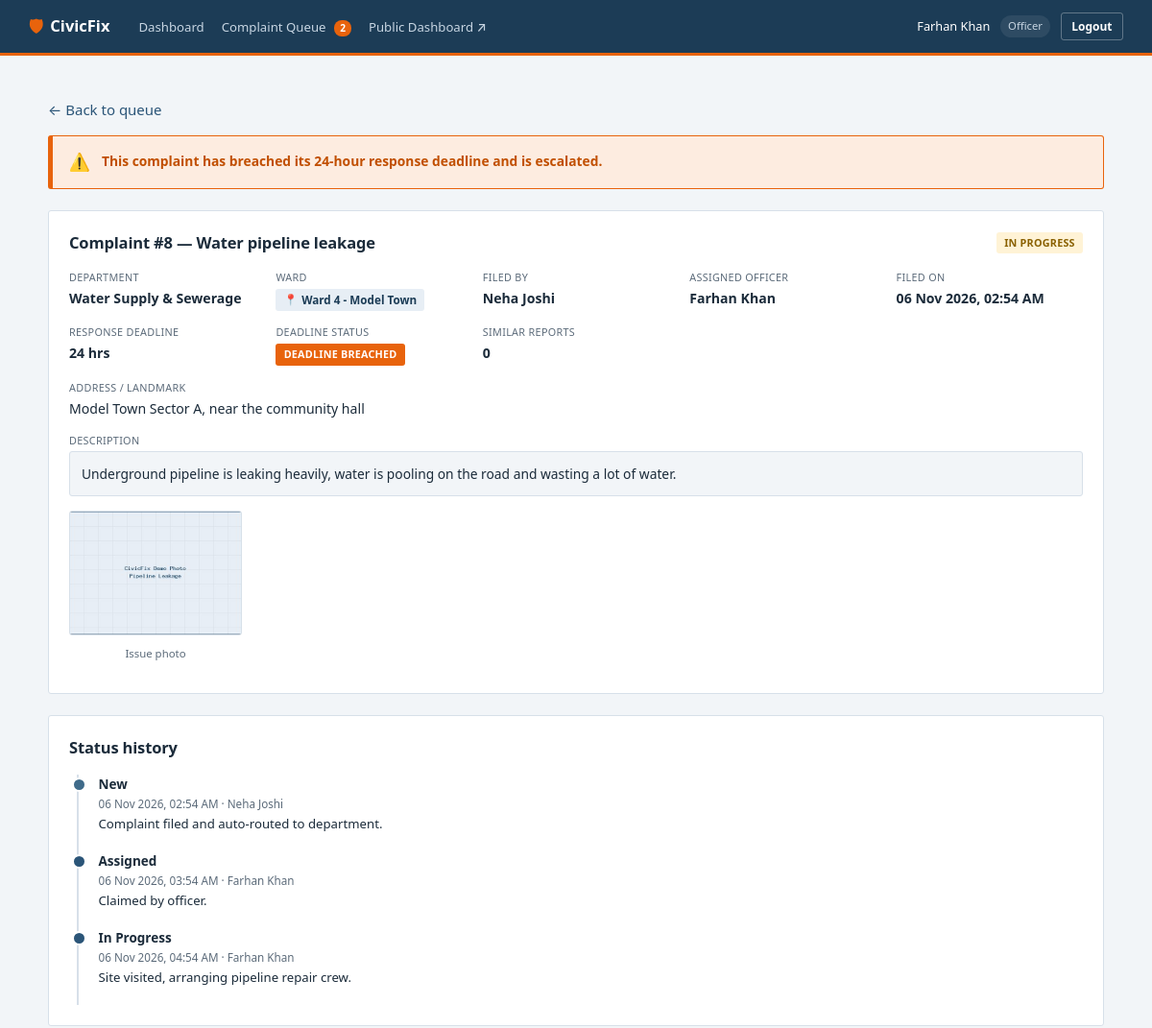
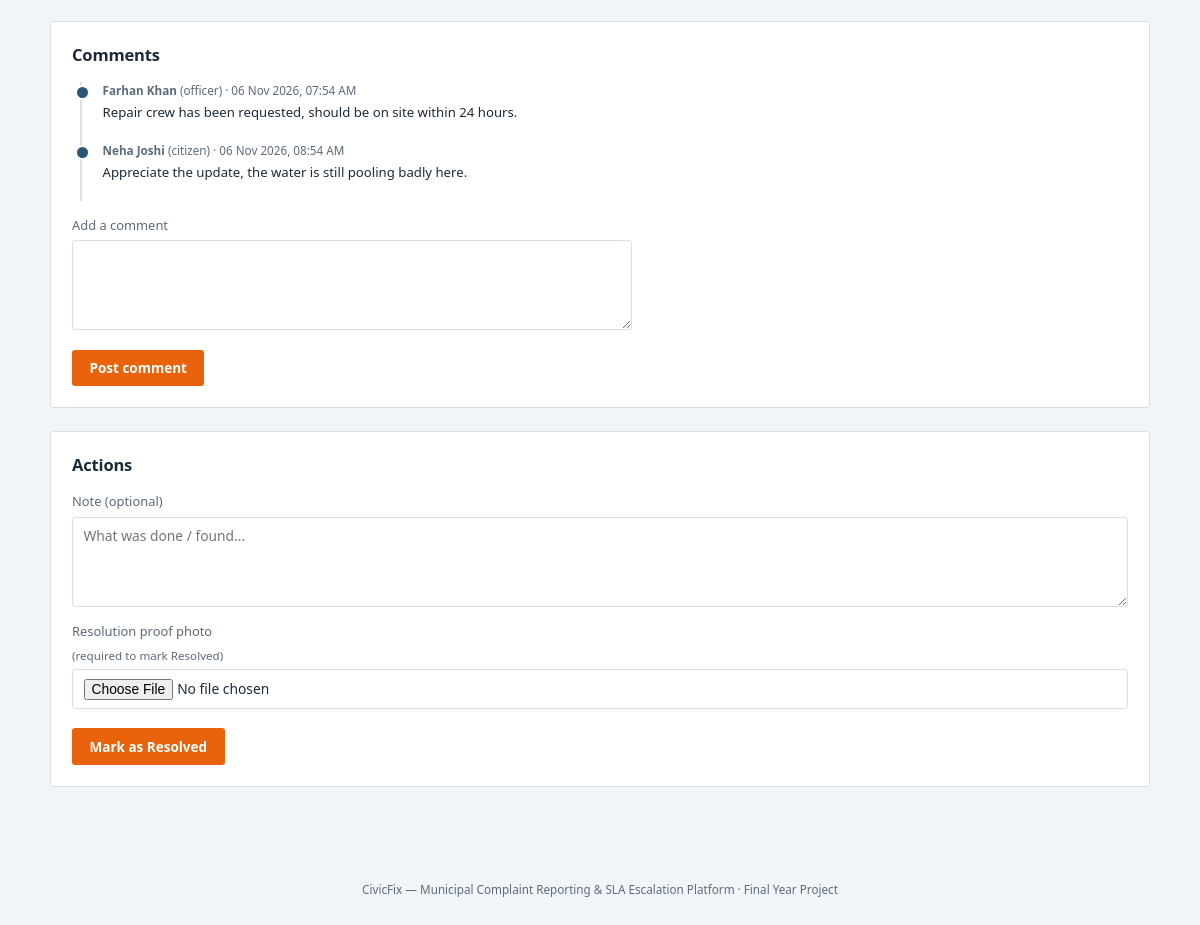
Screenshot of /index.php?route=officer/complaints/view&id=8 (signed in) with the database file from the repository (2 pictures, top to bottom).
### tables this page shows
CREATE TABLE categories (
    id            INT AUTO_INCREMENT PRIMARY KEY,
    name          VARCHAR(150) NOT NULL,
    department_id INT NOT NULL,
    sla_hours     INT NOT NULL,            
    created_at    TIMESTAMP NOT NULL DEFAULT CURRENT_TIMESTAMP,
    FOREIGN KEY (department_id) REFERENCES departments(id),
    KEY idx_categories_department (department_id)
);

CREATE TABLE complaints (
    id                      INT AUTO_INCREMENT PRIMARY KEY,
    citizen_id              INT NOT NULL,
    category_id             INT NOT NULL,
    department_id           INT NOT NULL,    
    ward_id                 INT NOT NULL,
    address_line            VARCHAR(255) NOT NULL,
    description             TEXT NOT NULL,
    photo_path              VARCHAR(255) NULL,
    status                  ENUM('new','assigned','in_progress','resolved','closed') NOT NULL DEFAULT 'new',
    assigned_officer_id     INT NULL,
    resolution_photo_path   VARCHAR(255) NULL,
    resolved_at             DATETIME NULL,
    closed_at               DATETIME NULL,
    citizen_rating          TINYINT UNSIGNED NULL,           
    citizen_rating_comment  VARCHAR(500) NULL,
    reopen_count            TINYINT UNSIGNED NOT NULL DEFAULT 0,  
    created_at              TIMESTAMP NOT NULL DEFAULT CURRENT_TIMESTAMP,
    FOREIGN KEY (citizen_id) REFERENCES users(id),
    FOREIGN KEY (category_id) REFERENCES categories(id),
    FOREIGN KEY (department_id) REFERENCES departments(id),
    FOREIGN KEY (ward_id) REFERENCES wards(id),
    FOREIGN KEY (assigned_officer_id) REFERENCES users(id),
    KEY idx_complaints_department_status (department_id, status),
    KEY idx_complaints_citizen (citizen_id),
    KEY idx_complaints_ward (ward_id),
    KEY idx_complaints_status (status)
);

CREATE TABLE departments (
    id            INT AUTO_INCREMENT PRIMARY KEY,
    name          VARCHAR(120) NOT NULL UNIQUE,
    description   VARCHAR(255) NULL,
    created_at    TIMESTAMP NOT NULL DEFAULT CURRENT_TIMESTAMP
);

CREATE TABLE wards (
    id            INT AUTO_INCREMENT PRIMARY KEY,
    name          VARCHAR(100) NOT NULL UNIQUE,
    created_at    TIMESTAMP NOT NULL DEFAULT CURRENT_TIMESTAMP
);

CREATE TABLE users (
    id            INT AUTO_INCREMENT PRIMARY KEY,
    name          VARCHAR(100) NOT NULL,
    email         VARCHAR(150) NOT NULL UNIQUE,
    password      VARCHAR(255) NOT NULL,
    role          ENUM('super_admin','officer','citizen') NOT NULL,
    phone         VARCHAR(20) NULL,
    department_id INT NULL,                
    status        ENUM('active','inactive') NOT NULL DEFAULT 'active',
    created_at    TIMESTAMP NOT NULL DEFAULT CURRENT_TIMESTAMP
);

CREATE TABLE complaint_status_history (
    id            INT AUTO_INCREMENT PRIMARY KEY,
    complaint_id  INT NOT NULL,
    status        ENUM('new','assigned','in_progress','resolved','closed') NOT NULL,
    note          VARCHAR(500) NULL,
    changed_by    INT NULL,                
    changed_at    DATETIME NOT NULL,
    FOREIGN KEY (complaint_id) REFERENCES complaints(id) ON DELETE CASCADE,
    FOREIGN KEY (changed_by) REFERENCES users(id),
    KEY idx_history_complaint (complaint_id)
);

CREATE TABLE complaint_comments (
    id            INT AUTO_INCREMENT PRIMARY KEY,
    complaint_id  INT NOT NULL,
    user_id       INT NOT NULL,
    body          VARCHAR(1000) NOT NULL,
    created_at    TIMESTAMP NOT NULL DEFAULT CURRENT_TIMESTAMP,
    FOREIGN KEY (complaint_id) REFERENCES complaints(id) ON DELETE CASCADE,
    FOREIGN KEY (user_id) REFERENCES users(id),
    KEY idx_comments_complaint (complaint_id)
);

### app/views/partials/complaint_detail_body.php (the view, shortened to what the rows shown need)
<?php
$breached = Complaint::isBreached($complaint);
?>
<?php if ($breached): ?>
    <div class="escalation-banner">
        <span class="icon">&#9888;&#65039;</span>
        <span>This complaint has breached its <?= (int)$complaint['sla_hours'] ?>-hour response deadline and is escalated.</span>
    </div>
<?php endif; ?>
<div class="card">
    <div class="card-head">
        <h2>Complaint #<?= (int)$complaint['id'] ?> &mdash; <?= e($complaint['category_name']) ?></h2>
        <span class="badge badge-<?= e($complaint['status']) ?>"><?= e(status_label($complaint['status'])) ?></span>
    </div>
    <div class="meta-grid">
        <div class="meta-item"><span class="meta-label">Department</span><span class="meta-value"><?= e($complaint['department_name']) ?></span></div>
        <div class="meta-item"><span class="meta-label">Ward</span><span class="meta-value"><span class="badge-ward"><?= e($complaint['ward_name']) ?></span></span></div>
        <div class="meta-item"><span class="meta-label">Filed by</span><span class="meta-value"><?= e($complaint['citizen_name']) ?></span></div>
        <div class="meta-item"><span class="meta-label">Assigned officer</span><span class="meta-value"><?= e($complaint['officer_name'] ?? 'Unclaimed') ?></span></div>
        <div class="meta-item"><span class="meta-label">Filed on</span><span class="meta-value"><?= format_datetime($complaint['created_at']) ?></span></div>
        <div class="meta-item"><span class="meta-label">Response Deadline</span><span class="meta-value"><?= (int)$complaint['sla_hours'] ?> hrs</span></div>
    </div>
    <div class="meta-item" style="margin-bottom:1rem;">
        <span class="meta-label">Address / landmark</span>
        <span class="meta-value" style="font-weight:400;"><?= e($complaint['address_line']) ?></span>
    </div>
    <div class="meta-item" style="margin-bottom:1rem;">
        <span class="meta-label">Description</span>
        <div class="text-block"><?= e($complaint['description']) ?></div>
    </div>
    <div class="complaint-photos">
        <?php if (!empty($complaint['photo_path'])): ?>
            <a class="photo-thumb" href="/uploads/complaints/<?= e($complaint['photo_path']) ?>" target="_blank" rel="noopener">
                <img src="/uploads/complaints/<?= e($complaint['photo_path']) ?>" alt="Photo of the reported issue">
                <span class="photo-thumb-label">Issue photo</span>
            </a>
        <?php endif; ?>
    </div>
</div>
<div class="card">
    <div class="card-head"><h2>Status history</h2></div>
    <ul class="timeline">
        <?php foreach ($history as $h): ?>
            <li class="timeline-<?= e($h['status']) ?>">
                <div class="timeline-status"><?= e(status_label($h['status'])) ?></div>
                <div class="timeline-meta"><?= format_datetime($h['changed_at']) ?> &middot; <?= e($h['changed_by_name'] ?? 'System') ?></div>
                <?php if (!empty($h['note'])): ?><div class="timeline-note"><?= e($h['note']) ?></div><?php endif; ?>
            </li>
        <?php endforeach; ?>
    </ul>
</div>
<div class="card">
    <div class="card-head"><h2>Comments</h2></div>
    <?php if (empty($comments)): ?>
        <p class="empty-state">No comments yet.</p>
    <?php else: ?>
        <ul class="timeline">
            <?php foreach ($comments as $cm): ?>
                <li>
                    <div class="timeline-meta"><strong><?= e($cm['author_name']) ?></strong> (<?= e(str_replace('_', ' ', $cm['author_role'])) ?>) &middot; <?= format_datetime($cm['created_at']) ?></div>
                    <div class="timeline-note"><?= e($cm['body']) ?></div>
                </li>
            <?php endforeach; ?>
        </ul>
    <?php endif; ?>
</div>

### app/views/officer/complaint_detail.php (shortened to what the rows shown need)
<?php
require __DIR__ . '/../partials/header.php';
require __DIR__ . '/../partials/navbar.php';
$isMine = (int)($complaint['assigned_officer_id'] ?? 0) === Auth::id();
$nextStatusLabel = [
    'assigned'    => 'In Progress',
    'in_progress' => 'Resolved',
][$complaint['status']] ?? null;
?>
<main class="page">
    <?php require __DIR__ . '/../partials/complaint_detail_body.php'; ?>
    <div class="card">
        <div class="card-head"><h2>Actions</h2></div>
        <?php if ($complaint['status'] === 'new'): ?>
            <p class="muted">This complaint hasn't been claimed yet.</p>
            <form method="POST" action="/index.php?route=officer/complaints/claim">
                <?= Csrf::field() ?>
                <input type="hidden" name="id" value="<?= (int)$complaint['id'] ?>">
                <button type="submit" class="btn btn-accent">Claim this complaint</button>
            </form>
        <?php elseif (!$isMine): ?>
            <p class="muted">This complaint is assigned to <?= e($complaint['officer_name']) ?>. You can view it but only the assigned officer can advance its status.</p>
        <?php elseif ($complaint['status'] === 'closed'): ?>
            <p class="muted">This complaint is Closed. No further action is possible.</p>
        <?php elseif ($complaint['status'] === 'resolved'): ?>
            <p class="muted">Marked Resolved. Waiting on the citizen to confirm and close it, or reopen it, from their side.</p>
        <?php else: ?>
            <form method="POST" action="/index.php?route=officer/complaints/status" enctype="multipart/form-data" class="form-grid form-wide">
                <label>Note (optional)
                    <textarea name="note" placeholder="What was done / found..."></textarea>
                </label>
                <?php if ($complaint['status'] === 'in_progress'): ?>
                    <label>Resolution proof photo <span class="muted">(required to mark Resolved)</span>
                        <input type="file" name="resolution_photo" accept="image/jpeg,image/png,image/webp" data-preview="resolutionPreview" required>
                    </label>
                <?php endif; ?>
                <div class="form-actions">
                    <button type="submit" class="btn btn-accent">Mark as <?= e($nextStatusLabel) ?></button>
                </div>
            </form>
        <?php endif; ?>
    </div>
</main>
<?php require __DIR__ . '/../partials/footer.php'; ?>

### rows the page displays
categories: sla_hours "24", name "Water pipeline leakage"
complaints: id "8", status "IN PROGRESS", created_at "06 Nov 2026, 02:54 AM", address_line "Model Town Sector A, near the community hall", description "Underground pipeline is leaking heavily, water is pooling on the road and wasting a lot of water.", photo_path (picture), status "Resolved"
departments: name "Water Supply & Sewerage"
wards: name "Ward 4 - Model Town"
users: name "Neha Joshi"
users: name "Farhan Khan"
complaint_status_history: status "New", changed_at "06 Nov 2026, 02:54 AM", changed_by.name "Neha Joshi", note "Complaint filed and auto-routed to department."
complaint_status_history: status "Assigned", changed_at "06 Nov 2026, 03:54 AM", changed_by.name "Farhan Khan", note "Claimed by officer."
complaint_status_history: status "In Progress", changed_at "06 Nov 2026, 04:54 AM", changed_by.name "Farhan Khan", note "Site visited, arranging pipeline repair crew."
complaint_comments: user.name "Farhan Khan", user.role "officer", created_at "06 Nov 2026, 07:54 AM", body "Repair crew has been requested, should be on site within 24 hours."
complaint_comments: user.name "Neha Joshi", user.role "citizen", created_at "06 Nov 2026, 08:54 AM", body "Appreciate the update, the water is still pooling badly here."

### other values shown
$label "Dashboard"
$label "Complaint Queue"
$escalationCount "2"
Auth::name() "Farhan Khan"
str_replace('_', ' ', $role) "Officer"
$complaint['upvote_count'] "0"
